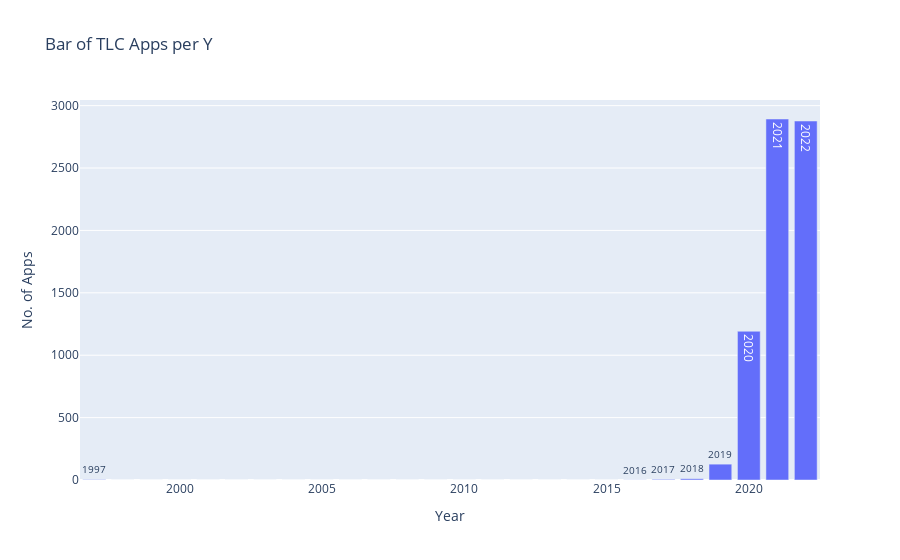

Notebook cell for this chart:
### Code cell
# connected=True means it will download the latest version of plotly javascript library.
plotly.offline.init_notebook_mode(connected = True)
from plotly.graph_objs import Figure, Layout, Histogram, Bar, Scatter

getbins = lambda t:{'start':t.min(),'end':t.max(), 'size':5}

bar0 = Bar(x = df2['App Date (Y)'], y = df2['App No'], text = df2['App Date (Y)'])
data = [bar0]
layout = Layout(title = "Bar of TLC Apps per Y",xaxis_title="Year", yaxis_title="No. of Apps")
fig1 = Figure(data = data, layout = layout)

plotly.offline.iplot(fig1, show_link = False, image_width = 600, image_height = 400)

### Figure 1 — Plotly figure (JSON) as saved in the notebook; plotly's stock layout.template omitted (floating-point values rounded to 4 significant figures)
{"data": [{"text": [1997, 1998, 1999, 2000, 2001, 2002, 2003, 2004, 2005, 2006, 2007, 2008, 2009, 2010, 2011, 2012, 2013, 2014, 2015, 2016, 2017, 2018, 2019, 2020, 2021, 2022], "type": "bar", "x": [1997, 1998, 1999, 2000, 2001, 2002, 2003, 2004, 2005, 2006, 2007, 2008, 2009, 2010, 2011, 2012, 2013, 2014, 2015, 2016, 2017, 2018, 2019, 2020, 2021, 2022], "y": [3, 0, 0, 0, 0, 0, 0, 0, 0, 0, 0, 0, 0, 0, 0, 0, 0, 0, 0, 1, 5, 10, 127, 1192, 2893, 2877]}], "layout": {"title": {"text": "Bar of TLC Apps per Y"}, "xaxis": {"title": {"text": "Year"}}, "yaxis": {"title": {"text": "No. of Apps"}}}}
